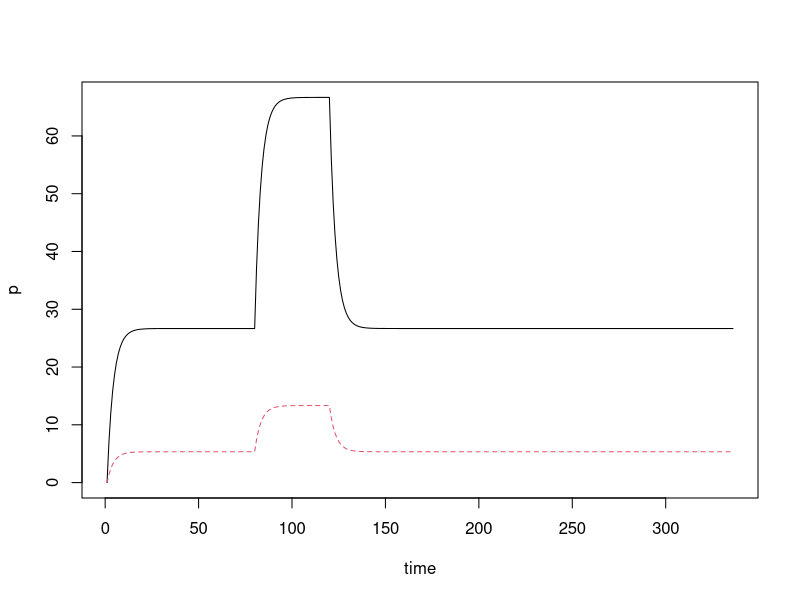

The R script that drew this image:
library(deSolve)

DOCin = function(t) {
  if(t < 80 || t > 120){
    return(8)
  } else {
    return(20)
  }
}

pool =  function(t, y, params) {
  DOC = y[1]
  DOCoutflow = y[2]
  with(as.list(params), {
    dDOC = DOCin(t) - ( k * DOC ) - ( DOCoutflow ) 
    dDOCoutflow = Dout * dDOC
    list(c(dDOC, dDOCoutflow))
  })
}

#
# DOCin - flow of DOC into the system, kg
# Dout - percentage flow out of the system, i.e. water flow/residence time

params = c(k=.1, DOCin = 8, Dout = .2)
Initial.DOC = 0 # units ?
Initial.DOCoutflow = Initial.DOC * params['Dout']
one.week = 24*7
two.weeks = 24*14
t = 1:two.weeks

state = c(Initial.DOC, Initial.DOCoutflow)
out = ode(y = state, times = t, func = pool, parms = params)

matplot(t, out[,2:3], type = "l", ylab = "p", xlab = "time")
